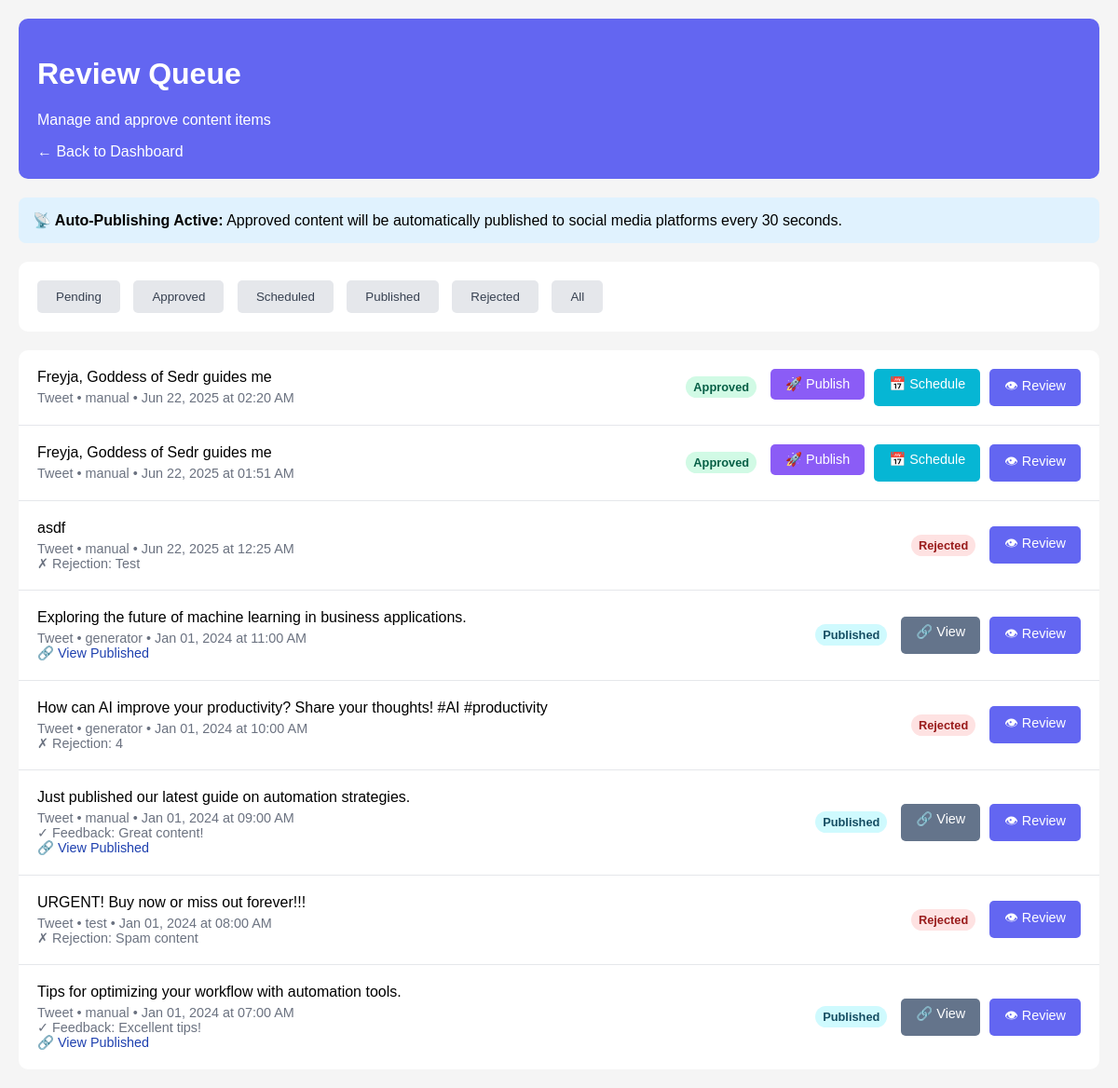
The page /queue?status= on the database as committed earlier.
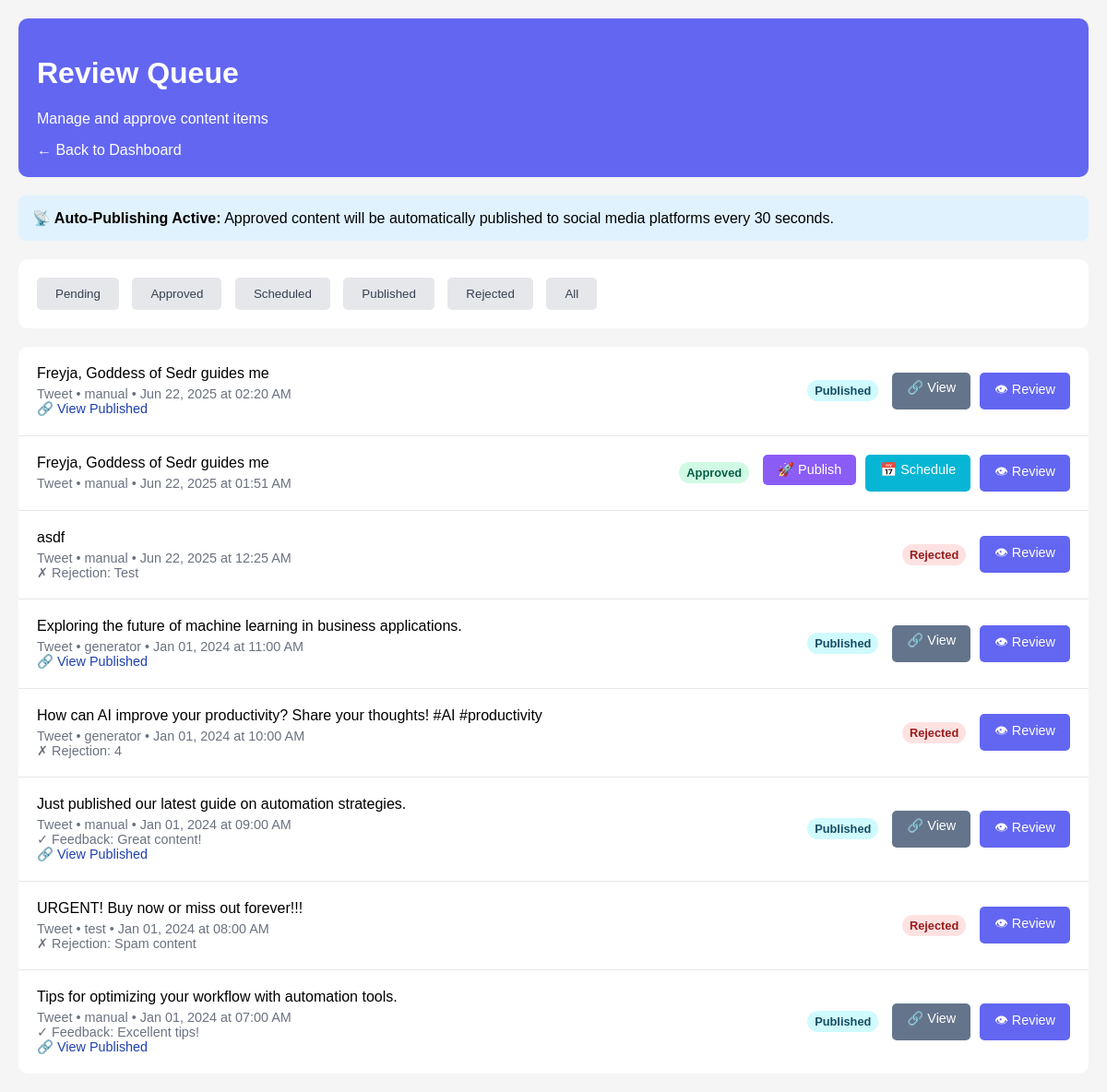
The same page on the database as committed later.
### tables this page shows
CREATE TABLE content_items (
            id TEXT PRIMARY KEY, content TEXT NOT NULL, content_type TEXT NOT NULL,
            status TEXT NOT NULL, source TEXT NOT NULL, created_at TEXT NOT NULL,
            updated_at TEXT NOT NULL, metadata TEXT, quality_scores TEXT,
            brand_compliance TEXT, approval_feedback TEXT, rejection_reason TEXT,
            edit_history TEXT
        );

### review_system/approval_dashboard/web_interface.py (the view)
@app.get("/queue", response_class=HTMLResponse)
async def review_queue(request: Request, status: Optional[str] = "pending"):
    try:
        if status == "pending":
            items = await approval_queue.get_pending_items()
        elif status == "approved":
            items = await approval_queue.get_approved_items()
        elif status == "rejected":
            items = await approval_queue.get_rejected_items()
        elif status == "scheduled":
            items = await approval_queue.get_scheduled_items() if hasattr(approval_queue, 'get_scheduled_items') else []
        elif status == "published":
            items = await approval_queue.get_published_items() if hasattr(approval_queue, 'get_published_items') else []
        else:
            items = await approval_queue.get_all_items()
        return templates.TemplateResponse("queue.html", {
            "request": request,
            "items": items,
            "current_status": status,
            "brand_settings": settings.brand
        })
    except Exception as e:
        logger.error(f"Error loading queue: {e}")
        raise HTTPException(status_code=500, detail="Error loading queue")

### review_system/approval_dashboard/templates/queue.html (shortened to what this page needs)
<!DOCTYPE html>
<html>
<head>
</head>
<body>
    <div class="container">
        <div class="header">
            <h1>Review Queue</h1>
            <p>Manage and approve content items</p>
            <a href="/" style="color: white; text-decoration: none;">← Back to Dashboard</a>
        </div>
        <div class="auto-publish-notice">
            <strong>📡 Auto-Publishing Active:</strong> Approved content will be automatically published to social media platforms every 30 seconds.
        </div>
        <div class="filters">
            <button class="filter-btn {% if current_status == 'pending' %}active{% endif %}"
                    onclick="filterItems('pending')">Pending</button>
            <button class="filter-btn {% if current_status == 'approved' %}active{% endif %}"
                    onclick="filterItems('approved')">Approved</button>
            <button class="filter-btn {% if current_status == 'scheduled' %}active{% endif %}"
                    onclick="filterItems('scheduled')">Scheduled</button>
            <button class="filter-btn {% if current_status == 'published' %}active{% endif %}"
                    onclick="filterItems('published')">Published</button>
            <button class="filter-btn {% if current_status == 'rejected' %}active{% endif %}"
                    onclick="filterItems('rejected')">Rejected</button>
            <button class="filter-btn {% if current_status == 'all' %}active{% endif %}"
                    onclick="filterItems('all')">All</button>
        </div>
        <div class="items">
            {% if items %}
                {% for item in items %}
                <div class="item">
                    <div class="item-content">
                        <div class="item-text">{{ item.content }}</div>
                        <div class="item-meta">
                            {{ item.content_type.title() }} • {{ item.source }} •
                            {{ item.created_at.strftime('%b %d, %Y at %I:%M %p') }}
                            {% if item.approval_feedback %}
                            <br>✓ Feedback: {{ item.approval_feedback }}
                            {% endif %}
                            {% if item.rejection_reason %}
                            <br>✗ Rejection: {{ item.rejection_reason }}
                            {% endif %}
                            {% if item.metadata and item.metadata.get('published_url') %}
                            <br>🔗 <a href="{{ item.metadata.published_url }}" target="_blank" class="published-link">
                                View Published{% if item.metadata.get('username') %} on @{{ item.metadata.username }}{% endif %}
                            </a>
                            {% endif %}
                        </div>
                    </div>
                    <div style="display: flex; align-items: center; gap: 15px;">
                        <span class="status-badge status-{{ item.status.value }}">
                            {{ item.status.value.title() }}
                        </span>
                        <div class="item-actions">
                            {% if item.status.value == 'pending' %}
                                <form method="post" action="/approve/{{ item.id }}" style="display: inline;">
                                    <button type="submit" class="btn btn-approve">✓ Approve</button>
                                </form>
                                <button class="btn btn-reject" onclick="rejectItem('{{ item.id }}')">✗ Reject</button>
                            {% elif item.status.value == 'approved' %}
                                <form method="post" action="/publish/{{ item.id }}" style="display: inline;">
                                    <button type="submit" class="btn btn-publish">🚀 Publish</button>
                                </form>
                                <a href="/schedule/{{ item.id }}" class="btn btn-schedule">📅 Schedule</a>
                            {% elif item.status.value == 'published' %}
                                {% if item.metadata and item.metadata.get('published_url') %}
                                <a href="{{ item.metadata.published_url }}" target="_blank" class="btn btn-view">🔗 View</a>
                                {% endif %}
                            {% endif %}
                            <a href="/review/{{ item.id }}" class="btn btn-review">👁 Review</a>
                        </div>
                    </div>
                </div>
                {% endfor %}
            {% else %}
                <div class="empty">
                    <h3>No items found</h3>
                    <p>No content items match the current filter.</p>
                </div>
            {% endif %}
        </div>
    </div>
</body>
</html>

### review_system/approval_dashboard/templates/queue.html (style rules this page uses)
body { font-family: Arial, sans-serif; margin: 20px; background: #f5f5f5; }
.container { max-width: 1200px; margin: 0 auto; }
.header { background: #6366f1; color: white; padding: 20px; border-radius: 10px; margin-bottom: 20px; }
.filters { background: white; padding: 20px; border-radius: 10px; margin-bottom: 20px; }
.filter-btn { padding: 10px 20px; margin-right: 10px; border: none; border-radius: 5px; cursor: pointer; }
.filter-btn:not(.active) { background: #e5e7eb; color: #374151; }
.items { background: white; border-radius: 10px; overflow: hidden; }
.item { padding: 20px; border-bottom: 1px solid #e5e7eb; display: flex; justify-content: space-between; align-items: center; }
.item:last-child { border-bottom: none; }
.item-content { flex: 1; }
.item-text { font-weight: 500; margin-bottom: 5px; }
.item-meta { font-size: 0.9em; color: #6b7280; }
.item-actions { display: flex; gap: 10px; }
.btn { padding: 8px 16px; border: none; border-radius: 5px; cursor: pointer; text-decoration: none; font-size: 0.9em; }
.btn-review { background: #6366f1; color: white; }
.btn-publish { background: #8b5cf6; color: white; }
.btn-schedule { background: #06b6d4; color: white; }
.btn-view { background: #64748b; color: white; }
.status-badge { padding: 4px 8px; border-radius: 12px; font-size: 0.8em; font-weight: 600; }
.status-approved { background: #d1fae5; color: #065f46; }
.status-rejected { background: #fee2e2; color: #991b1b; }
.status-published { background: #cffafe; color: #164e63; }
.auto-publish-notice { background: #e0f2fe; padding: 15px; border-radius: 8px; margin-bottom: 20px; }
.published-link { color: #1e40af; text-decoration: none; font-weight: 500; }

Rows that differ between the two databases and show on the page:
changed content_items (number 1 of 8 on the later page): status.value "Approved" → "Published"; text "🚀 Publish 📅 Schedule" → "🔗 View Published 🔗 View"
